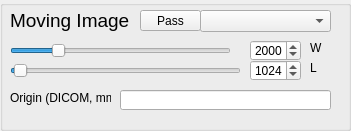
  <widget class="QGroupBox" name="groupBox_2">
   <property name="geometry">
    <rect>
     <x>350</x>
     <y>10</y>
     <width>351</width>
     <height>131</height>
    </rect>
   </property>
   <property name="title">
    <string/>
   </property>
   <widget class="QComboBox" name="comboBoxImgMoving">
    <property name="geometry">
     <rect>
      <x>200</x>
      <y>10</y>
      <width>131</width>
      <height>22</height>
     </rect>
    </property>
   </widget>
   <widget class="QLabel" name="label_13">
    <property name="geometry">
     <rect>
      <x>10</x>
      <y>10</y>
      <width>121</width>
      <height>21</height>
     </rect>
    </property>
    <property name="font">
     <font>
      <pointsize>14</pointsize>
     </font>
    </property>
    <property name="text">
     <string>Moving Image</string>
    </property>
   </widget>
   <widget class="QSlider" name="sliderMovingW">
    <property name="geometry">
     <rect>
      <x>10</x>
      <y>40</y>
      <width>221</width>
      <height>21</height>
     </rect>
    </property>
    <property name="maximum">
     <number>10000</number>
    </property>
    <property name="singleStep">
     <number>10</number>
    </property>
    <property name="pageStep">
     <number>100</number>
    </property>
    <property name="value">
     <number>2000</number>
    </property>
    <property name="orientation">
     <enum>Qt::Horizontal</enum>
    </property>
   </widget>
   <widget class="QSpinBox" name="spinBoxMovingW">
    <property name="geometry">
     <rect>
      <x>250</x>
      <y>40</y>
      <width>51</width>
      <height>21</height>
     </rect>
    </property>
    <property name="maximum">
     <number>10000</number>
    </property>
    <property name="singleStep">
     <number>100</number>
    </property>
    <property name="value">
     <number>2000</number>
    </property>
   </widget>
   <widget class="QSlider" name="sliderMovingL">
    <property name="geometry">
     <rect>
      <x>10</x>
      <y>60</y>
      <width>231</width>
      <height>21</height>
     </rect>
    </property>
    <property name="maximum">
     <number>65535</number>
    </property>
    <property name="singleStep">
     <number>10</number>
    </property>
    <property name="pageStep">
     <number>100</number>
    </property>
    <property name="value">
     <number>1024</number>
    </property>
    <property name="orientation">
     <enum>Qt::Horizontal</enum>
    </property>
   </widget>
   <widget class="QSpinBox" name="spinBoxMovingL">
    <property name="geometry">
     <rect>
      <x>250</x>
      <y>60</y>
      <width>51</width>
      <height>21</height>
     </rect>
    </property>
    <property name="maximum">
     <number>65535</number>
    </property>
    <property name="singleStep">
     <number>100</number>
    </property>
    <property name="value">
     <number>1024</number>
    </property>
   </widget>
   <widget class="QLineEdit" name="lineEditOriginMoving">
    <property name="geometry">
     <rect>
      <x>120</x>
      <y>90</y>
      <width>211</width>
      <height>20</height>
     </rect>
    </property>
   </widget>
   <widget class="QLabel" name="label_18">
    <property name="geometry">
     <rect>
      <x>10</x>
      <y>90</y>
      <width>101</width>
      <height>16</height>
     </rect>
    </property>
    <property name="text">
     <string>Origin (DICOM, mm)</string>
    </property>
   </widget>
   <widget class="QLabel" name="label_31">
    <property name="geometry">
     <rect>
      <x>310</x>
      <y>40</y>
      <width>21</width>
      <height>16</height>
     </rect>
    </property>
    <property name="text">
     <string>W</string>
    </property>
   </widget>
   <widget class="QLabel" name="label_32">
    <property name="geometry">
     <rect>
      <x>310</x>
      <y>60</y>
      <width>21</width>
      <height>16</height>
     </rect>
    </property>
    <property name="text">
     <string>L</string>
    </property>
   </widget>
   <widget class="QPushButton" name="pushButtonPassMoving">
    <property name="geometry">
     <rect>
      <x>140</x>
      <y>10</y>
      <width>61</width>
      <height>21</height>
     </rect>
    </property>
    <property name="text">
     <string>Pass</string>
    </property>
   </widget>
  </widget>
